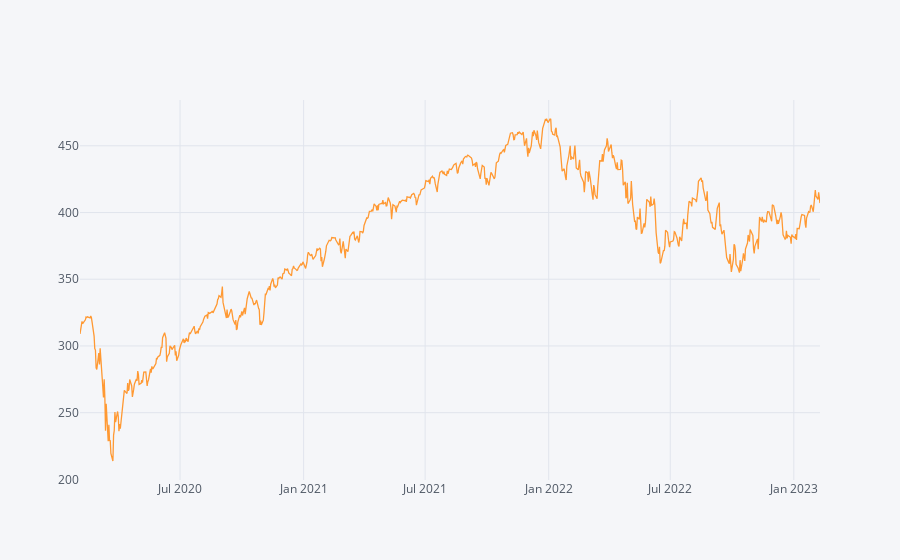

Notebook source saved alongside this figure:
### Code cell
spy[['Adj Close']].iplot()

### Figure 1 — Plotly figure (JSON) as saved in the notebook; plotly's stock layout.template omitted (floating-point values rounded to 4 significant figures; data arrays with more than 128 entries replaced by an {"elided": "..."} marker saying what was removed)
{"data": [{"line": {"color": "rgba(255, 153, 51, 1.0)", "dash": "solid", "shape": "linear", "width": 1.3}, "mode": "lines", "name": "Adj Close", "text": "", "type": "scatter", "x": {"elided": "762 str values"}, "y": {"elided": "762 float values"}}], "layout": {"legend": {"bgcolor": "#F5F6F9", "font": {"color": "#4D5663"}}, "paper_bgcolor": "#F5F6F9", "plot_bgcolor": "#F5F6F9", "title": {"font": {"color": "#4D5663"}}, "xaxis": {"gridcolor": "#E1E5ED", "showgrid": true, "tickfont": {"color": "#4D5663"}, "title": {"font": {"color": "#4D5663"}, "text": ""}, "zerolinecolor": "#E1E5ED"}, "yaxis": {"gridcolor": "#E1E5ED", "showgrid": true, "tickfont": {"color": "#4D5663"}, "title": {"font": {"color": "#4D5663"}, "text": ""}, "zerolinecolor": "#E1E5ED"}}}
